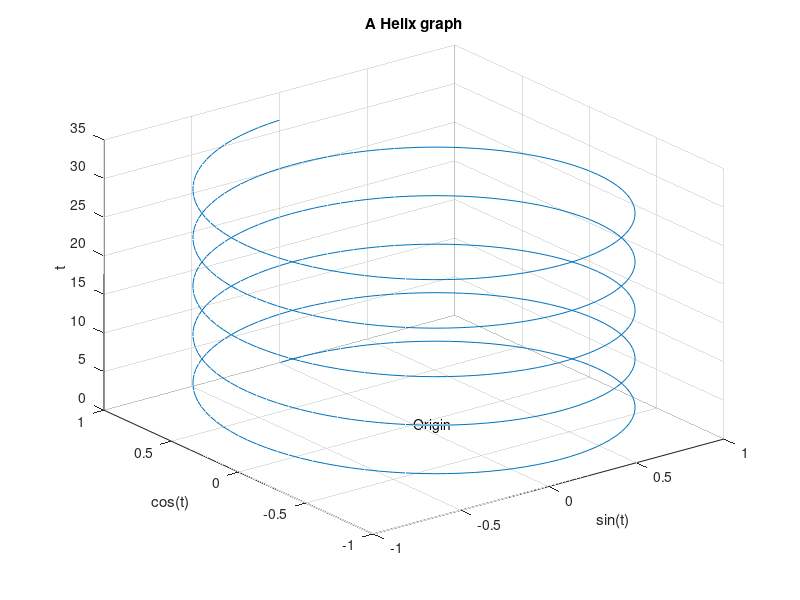

Source code (MATLAB):
% doc plot3
t = 0:pi/50:10*pi;
st = sin(t);
ct = cos(t);
plot3(st,ct,t); % must be here
grid on;
text(0,0,0,'Origin');
title('A Helix graph');
xlabel('sin(t)'), ylabel('cos(t)'),zlabel('t')
